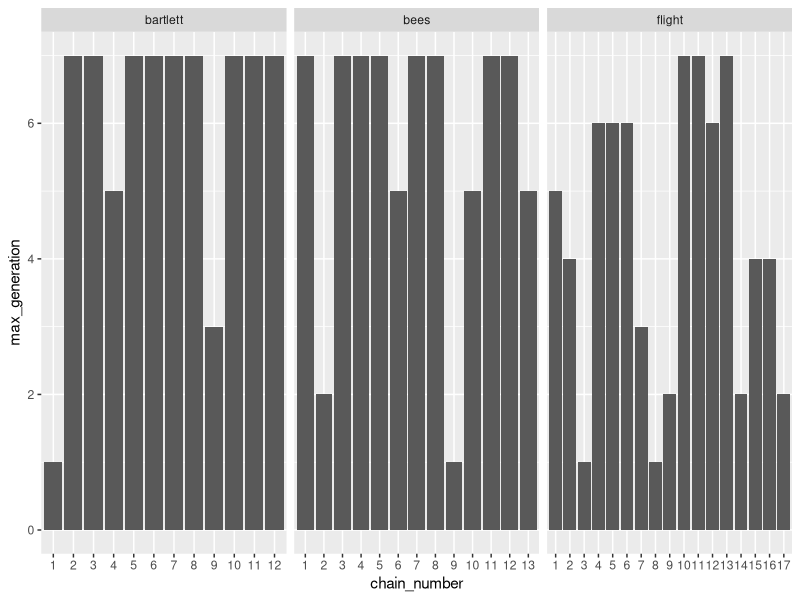

The R script that drew this image:
library(tidyverse)

d = read_csv('data_raw_20180525.csv')

# inspect people who commented (specially on errors)
filter(d, comments != "")



# get the chain_number (not an elegant solution, unfortunately)
levels_bartlett = filter(d, story_title == "bartlett")$chain %>% as.factor() %>% levels()
levels_bees = filter(d, story_title == "bees")$chain %>% as.factor() %>% levels()
levels_flight = filter(d, story_title == "flight")$chain %>% as.factor() %>% levels()
d$chain_number = as.integer(1)
for (i in 1:nrow(d)) {
  relevant_levels = filter(d, story_title == d$story_title[i])$chain %>% as.factor() %>% levels()
  d$chain_number[i] = which(relevant_levels == d$chain[i])
}
        
# how many chains/generations for which story
with(d, table(generation, chain_number, story_title))                                         
d %>% group_by(story_title, chain_number) %>% summarize(max_generation = max(generation)) %>% 
  mutate(chain_number = factor(chain_number, levels = 1:20)) %>% 
  ggplot(aes(x = chain_number, y = max_generation)) + 
  geom_bar(stat = 'identity') +
  facet_grid(~ story_title, scales = 'free')

# look at the relevant bits of the data in order
dd = d %>% select(story_title, chain_number, generation, reproduction) %>% 
  arrange(story_title, chain_number, generation)

write.csv(dd, 'data_selection_ordered.csv')

